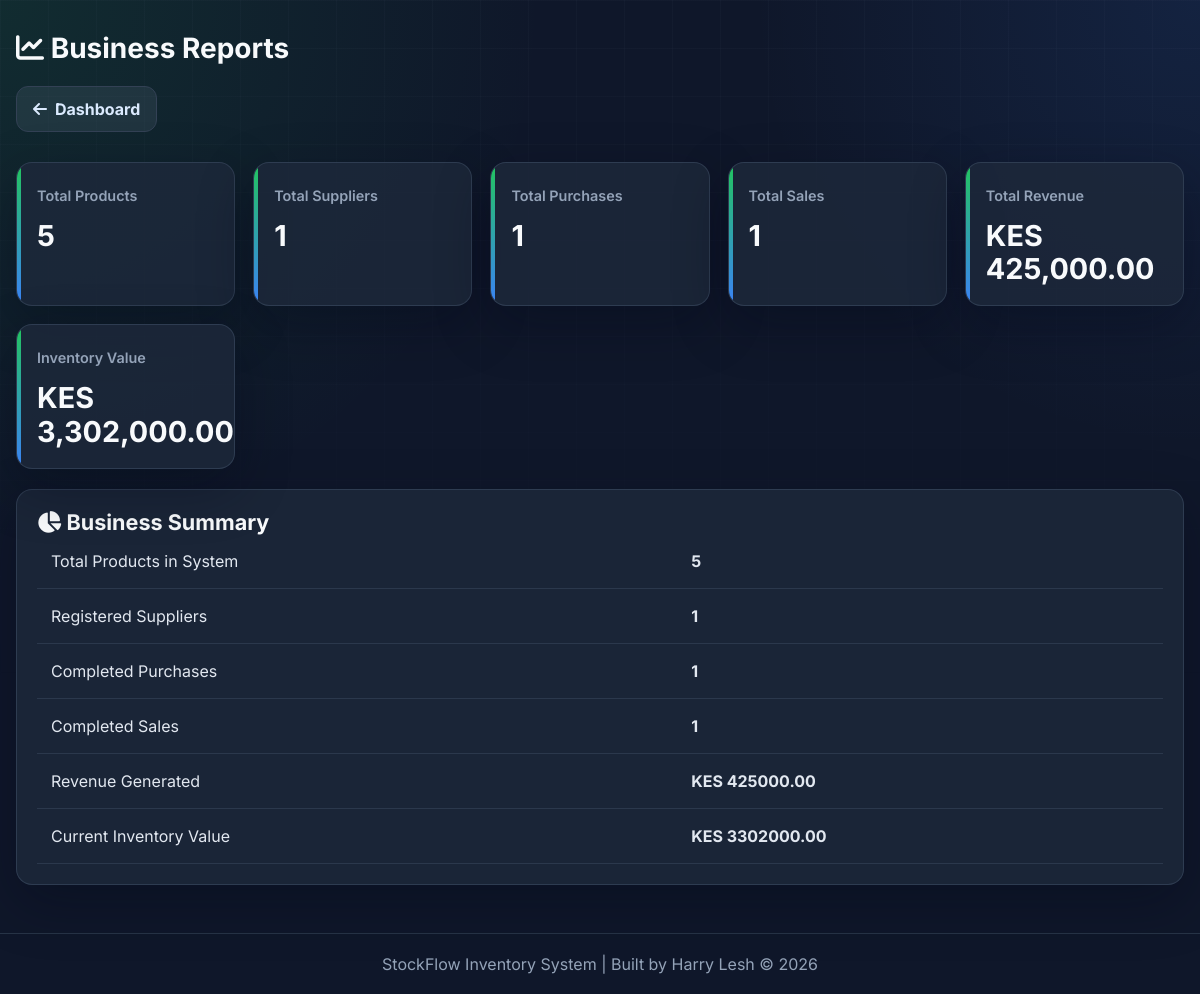
The page /reports (signed in) on the database as committed earlier.
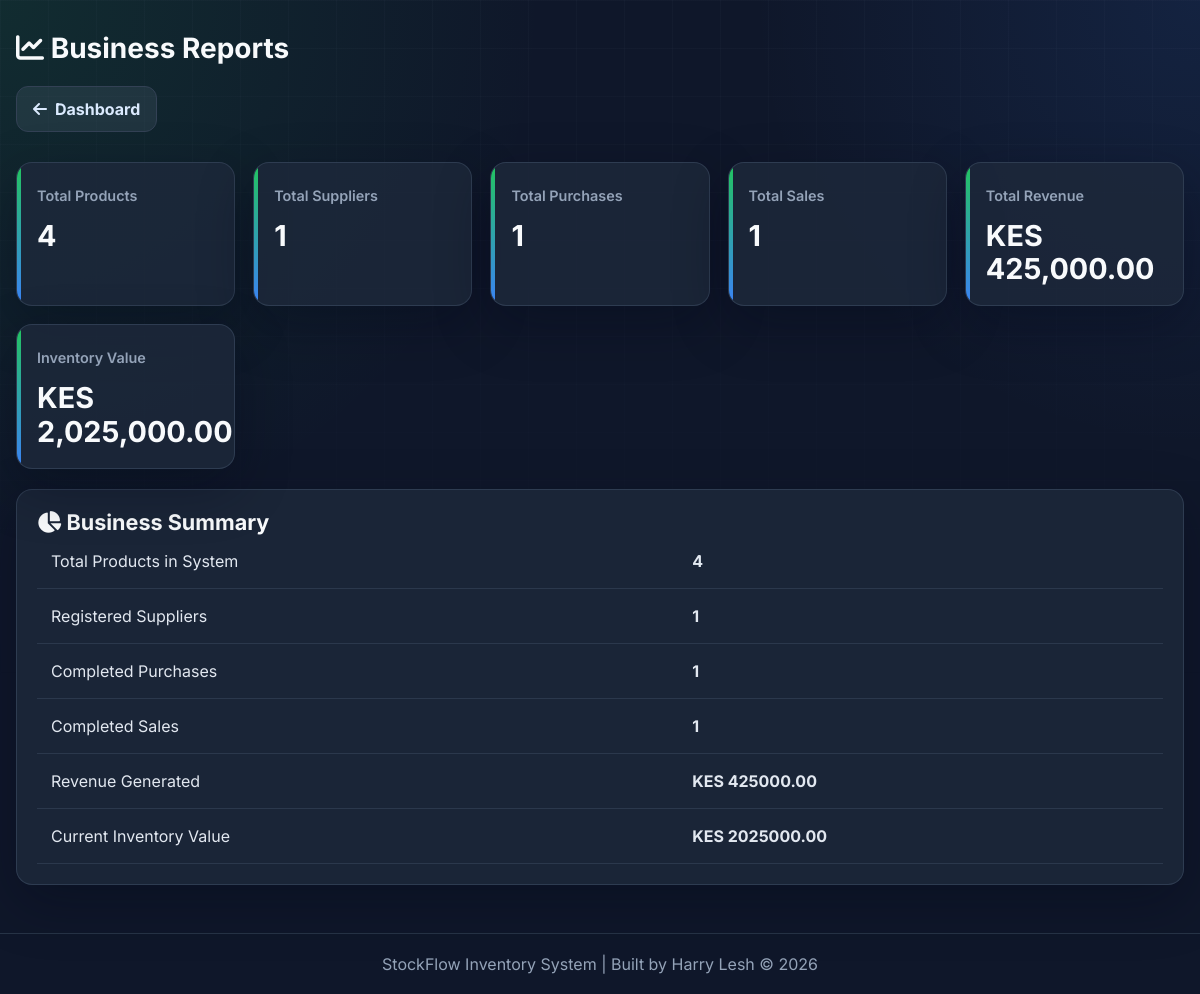
The same page on the database as committed later.
### tables this page shows
CREATE TABLE settings(

        id INTEGER PRIMARY KEY,

        company_name TEXT,

        company_email TEXT,

        company_phone TEXT,

        company_address TEXT,

        company_website TEXT,

        currency TEXT,

        tax_rate REAL,

        low_stock INTEGER,

        dark_mode INTEGER,

        email_alerts INTEGER,

        sales_alerts INTEGER,

        purchase_alerts INTEGER,

        stock_alerts INTEGER

    );

### routes/reports.py (the view)
@reports_bp.route("/reports")
@login_required
def reports():
    conn = get_connection()
    cursor = conn.cursor()
    cursor.execute("SELECT COUNT(*) FROM products")
    total_products = cursor.fetchone()[0]
    cursor.execute("SELECT COUNT(*) FROM suppliers")
    total_suppliers = cursor.fetchone()[0]
    cursor.execute("SELECT COUNT(*) FROM purchases")
    total_purchases = cursor.fetchone()[0]
    cursor.execute("SELECT COUNT(*) FROM sales")
    total_sales = cursor.fetchone()[0]
    cursor.execute("""
        SELECT IFNULL(
            SUM(quantity * selling_price),
            0
        )
        FROM sales
    """)
    total_revenue = cursor.fetchone()[0]
    cursor.execute("""
        SELECT IFNULL(
            SUM(stock * price),
            0
        )
        FROM products
    """)
    inventory_value = cursor.fetchone()[0]
    conn.close()
    return render_template(
        "reports.html",
        total_products=total_products,
        total_suppliers=total_suppliers,
        total_purchases=total_purchases,
        total_sales=total_sales,
        total_revenue=total_revenue,
        inventory_value=inventory_value
    )

### app.py (called while the page is built)
@app.context_processor
def inject_settings():
    conn = get_connection()
    cursor = conn.cursor()
    cursor.execute("""
        SELECT currency
        FROM settings
        LIMIT 1
    """)
    row = cursor.fetchone()
    conn.close()
    currency = "KES"
    if row and row[0]:
        currency = row[0]
    return dict(currency=currency)

@app.template_filter("currency")
def currency(value):
    try:
        return "{:,.2f}".format(float(value))
    except (ValueError, TypeError):
        return "0.00"

### database/models.py (called while the page is built)
def get_connection():
    conn = sqlite3.connect(DB_NAME)
    conn.row_factory = sqlite3.Row
    return conn

### templates/reports.html
{% extends "layout.html" %}
{% block content %}
<div class="page-container" id="mainContent">
    <h1><i class="fas fa-chart-line"></i> Business Reports</h1>
    <a href="/dashboard" class="back-btn">
        <i class="fas fa-arrow-left"></i> Dashboard
    </a>
    <div class="stats-grid">
        <div class="stat-card">
            <span>Total Products</span>
            <h2>{{ total_products }}</h2>
        </div>
        <div class="stat-card">
            <span>Total Suppliers</span>
            <h2>{{ total_suppliers }}</h2>
        </div>
        <div class="stat-card">
            <span>Total Purchases</span>
            <h2>{{ total_purchases }}</h2>
        </div>
        <div class="stat-card">
            <span>Total Sales</span>
            <h2>{{ total_sales }}</h2>
        </div>
        <div class="stat-card">
            <span>Total Revenue</span>
            <h2>{{ currency }} {{ "%.2f"|format(total_revenue)|currency }}</h2>
        </div>
        <div class="stat-card">
            <span>Inventory Value</span>
            <h2>{{ currency }} {{ "%.2f"|format(inventory_value)|currency }}</h2>
        </div>
    </div>
    <div class="table-card">
        <h2><i class="fas fa-chart-pie"></i> Business Summary</h2>
        <table>
            <tbody>
                <tr>
                    <td>Total Products in System</td>
                    <td><strong>{{ total_products }}</strong></td>
                </tr>
                <tr>
                    <td>Registered Suppliers</td>
                    <td><strong>{{ total_suppliers }}</strong></td>
                </tr>
                <tr>
                    <td>Completed Purchases</td>
                    <td><strong>{{ total_purchases }}</strong></td>
                </tr>
                <tr>
                    <td>Completed Sales</td>
                    <td><strong>{{ total_sales }}</strong></td>
                </tr>
                <tr>
                    <td>Revenue Generated</td>
                    <td><strong>KES {{ "%.2f"|format(total_revenue) }}</strong></td>
                </tr>
                <tr>
                    <td>Current Inventory Value</td>
                    <td><strong>KES {{ "%.2f"|format(inventory_value) }}</strong></td>
                </tr>
            </tbody>
        </table>
    </div>
</div>
{% endblock %}

### templates/layout.html (shortened to what this page needs)
<!DOCTYPE html>
<html lang="en">
<head>
    <link rel="stylesheet" href="{{ url_for('static', filename='css/style.css') }}">
    <link rel="stylesheet" href="{{ url_for('static', filename='css/profile.css') }}">
    <link rel="stylesheet" href="{{ url_for('static', filename='css/settings.css') }}">
    <link rel="stylesheet" href="{{ url_for('static', filename='css/about.css') }}">
    <link rel="stylesheet" href="https://cdnjs.cloudflare.com/ajax/libs/font-awesome/6.5.1/css/all.min.css">
</head>
<body>
    {% block content %}
    {% endblock %}
    <footer class="footer">
        <p>StockFlow Inventory System | Built by Harry Lesh &copy; 2026</p>
    </footer>
</body>
</html>

### static/css/style.css (style rules this page uses)
:root { --bg: #0f172a; --bg-soft: #111c33; --surface: #1e293b; --surface-elevated: #24324a; --primary: #22c55e; --primary-hover: #16a34a; --blue: #3b82f6; --warning: #f59e0b; --danger: #ef4444; --text: #f8fafc; --muted: #94a3b8; --border: #334155; --shadow: 0 18px 55px rgba(2, 6, 23, .32); --radius-sm: 10px; --radius: 14px; --radius-lg: 16px; --container: 1280px; }
* { box-sizing: border-box; margin: 0; padding: 0; }
html { scroll-behavior: smooth; }
body { min-height: 100vh; background: radial-gradient(circle at top left, rgba(34, 197, 94, .12), transparent 34rem), radial-gradient(circle at top right, rgba(59, 130, 246, .11), transparent 28rem), var(--bg); color: var(--text); display: flex; flex-direction: column; font-family: Inter, system-ui, -apple-system, BlinkMacSystemFont, "Segoe UI", sans-serif; line-height: 1.5; }
body::before { content: ""; position: fixed; inset: 0; pointer-events: none; background-image: linear-gradient(rgba(148, 163, 184, .035) 1px, transparent 1px), linear-gradient(90deg, rgba(148, 163, 184, .035) 1px, transparent 1px); background-size: 48px 48px; mask-image: linear-gradient(to bottom, black, transparent 72%); }
a { color: inherit; }
button, a { -webkit-tap-highlight-color: transparent; }
.dashboard-wrapper, .profile-wrapper, .settings-wrapper, .users-wrapper, .add-user-wrapper, .about-page, .page-container, .container, .login-container { position: relative; z-index: 1; }
.footer-card, .table-card, .activity-card, .widget-card, .stat-card, .profile-card, .settings-card, .users-table, .info-card, .feature-box, .tech-item, .status-item, .contact-box { background: rgba(30, 41, 59, .82); border: 1px solid rgba(51, 65, 85, .86); border-radius: var(--radius-lg); box-shadow: var(--shadow); }
h1, h2, h3, h4 { color: var(--text); line-height: 1.15; letter-spacing: 0; }
h1 { font-size: clamp(1.75rem, 2.3vw, 2.5rem); }
h2 { font-size: clamp(1.25rem, 1.8vw, 1.7rem); }
.stats-grid, .action-grid, .widgets-grid, .features-grid, .tech-grid, .status-grid, .contact-grid, .two-column, .profile-grid, .form-grid { display: grid; gap: 18px; }
.stats-grid { grid-template-columns: repeat(auto-fit, minmax(190px, 1fr)); margin-top: 22px; }
.stat-card { padding: 20px; position: relative; overflow: hidden; }
.stat-card::before { content: ""; position: absolute; inset: 0 auto auto 0; width: 4px; height: 100%; background: linear-gradient(var(--primary), var(--blue)); }
.stat-card span { color: var(--muted); font-size: .9rem; font-weight: 600; }
.stat-card h2 { margin-top: 12px; color: var(--text); font-size: clamp(1.45rem, 2.4vw, 2rem); }
.page-container, .container, .users-wrapper, .add-user-wrapper, .about-page { width: min(100% - 32px, var(--container)); margin: 0 auto; padding: 32px 0 48px; }
.page-container > h1, .users-header h1, .page-header h1 { margin-bottom: 14px; }
.table-card, .users-table { margin-top: 20px; padding: 20px; overflow-x: auto; }
table { width: 100%; min-width: 720px; border-collapse: separate; border-spacing: 0; }
td { padding: 15px 14px; border-bottom: 1px solid rgba(51, 65, 85, .72); color: #e2e8f0; vertical-align: middle; }
tbody tr { transition: background .16s ease; }
.btn-green, .primary-btn, .save-btn, .add-user-btn, .profile-btn, .secondary-btn, .back-btn, .reset-btn, .btn-edit, .btn-delete { display: inline-flex; align-items: center; justify-content: center; gap: 8px; min-height: 42px; border: 1px solid transparent; border-radius: 12px; padding: 10px 16px; cursor: pointer; font-weight: 700; text-decoration: none; transition: transform .18s ease, background .18s ease, border-color .18s ease, color .18s ease; }
.back-btn { margin: 8px 0; background: rgba(148, 163, 184, .12); color: #dbeafe; border-color: var(--border); }
.footer { margin-top: auto; padding: 18px; text-align: center; color: var(--muted); border-top: 1px solid rgba(51, 65, 85, .7); background: rgba(15, 23, 42, .74); }

Rows that differ between the two databases and show on the page:
added settings: currency "KES"
Other text that changed with them:
{{ total_products }}: "5" → "4"
{{ "%.2f"|format(inventory_value)|currency }}: "3,302,000.00" → "2,025,000.00"
{{ "%.2f"|format(inventory_value) }}: "3302000.00" → "2025000.00"
{{ currency }}: "KES" → (not shown)
